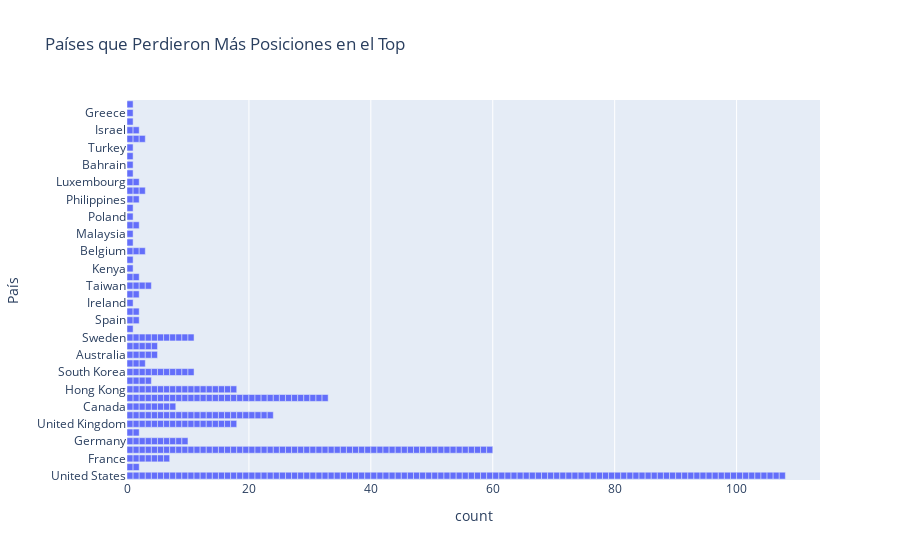

Here is the notebook cell this chart was saved with:
### Code cell
# Crear un gráfico de barras para los países que perdieron más posiciones en el top
fig_2021_bar = px.bar(
    df_empresas_viejas, 
    y='pais',  # La columna que representa los países
    orientation='h',  # Barra horizontal
    title='Países que Perdieron Más Posiciones en el Top',
    labels={'posiciones_perdidas': 'Posiciones Perdidas', 'pais': 'País'},
    template='plotly'
)

# Mostrar el gráfico de barras para posiciones perdidas
fig_2021_bar.show()

### Figure 1 — Plotly figure (JSON) as saved in the notebook; plotly's stock layout.template omitted (floating-point values rounded to 4 significant figures; data arrays with more than 128 entries replaced by an {"elided": "..."} marker saying what was removed)
{"data": [{"alignmentgroup": "True", "hovertemplate": "count=%{x}<br>País=%{y}<extra></extra>", "legendgroup": "", "marker": {"color": "#636efa", "pattern": {"shape": ""}}, "name": "", "offsetgroup": "", "orientation": "h", "showlegend": false, "textposition": "auto", "type": "bar", "x": {"elided": "373 int values"}, "xaxis": "x", "y": {"elided": "373 str values"}, "yaxis": "y"}], "layout": {"barmode": "relative", "legend": {"tracegroupgap": 0}, "title": {"text": "Países que Perdieron Más Posiciones en el Top"}, "xaxis": {"anchor": "y", "domain": [0, 1], "title": {"text": "count"}}, "yaxis": {"anchor": "x", "domain": [0, 1], "title": {"text": "País"}}}}
